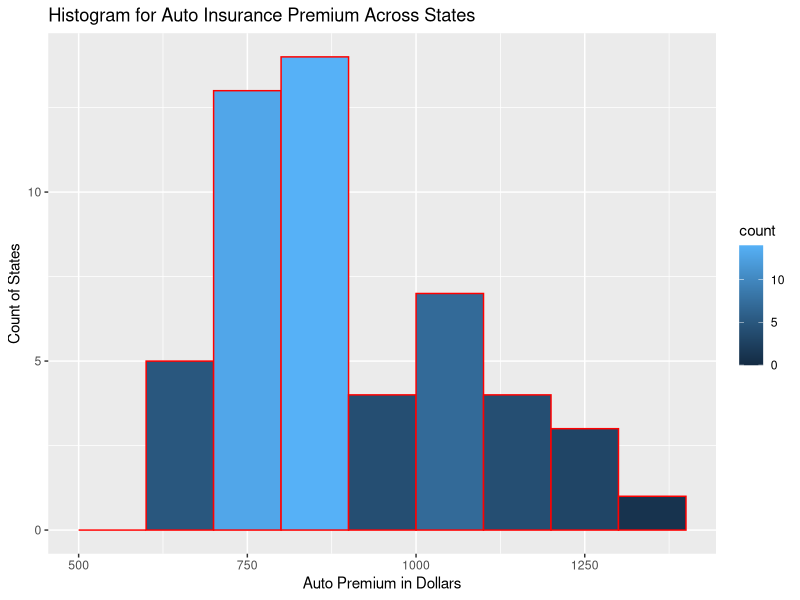
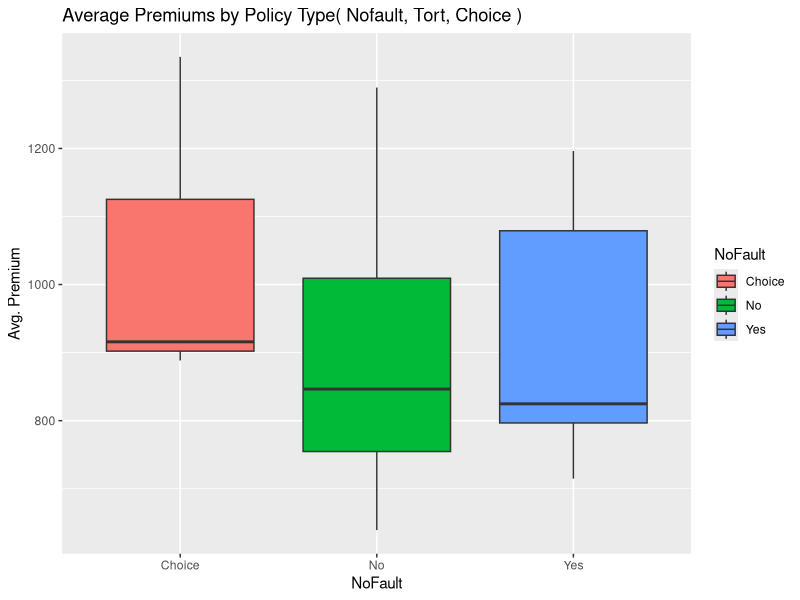

Write the R code that produced these figures, in order. (Note: this script raises an error after producing the figures.)
## ---- chunk 1
library(ggplot2)
library(gridExtra)

tort <- read.csv("./Tort-No Fault.csv", header= TRUE)
avgPrem <- read.csv("./Combined Avg Premium.csv")
combined <- merge( avgPrem, tort )

whisker <- ggplot(combined, aes(NoFault, X2012, fill= NoFault)) + geom_boxplot() +
 ylab("Avg. Premium") +
 ggtitle("Average Premiums by Policy Type( Nofault, Tort, Choice )" )

##histplot <- qplot(combined$X2012,
##      geom="histogram",
##      binwidth = 0.5,  
##      main = "Histogram for Premium", 
##      xlab = "Auto Premium", 
##      fill=I("blue"), 
 ##     col=I("red"))

histplot <- ggplot(data=combined, aes(combined$X2012)) + 
  geom_histogram(breaks=seq(500, 1400, by = 100), 
                 col="red", 
                 aes(fill=..count..)) +
  labs(title="Histogram for Auto Insurance Premium Across States") +
  labs(x="Auto Premium in Dollars", y="Count of States") 
  
  ##xlim(c(18,52)) + 
  ##ylim(c(0,30))
   



#histplot
plot_grid(whisker, histplot,ncol= 2, nrow= 1)

## ---- chunk 2
knitr::include_graphics("./assets/img/InsuranceShinyApp.png")
